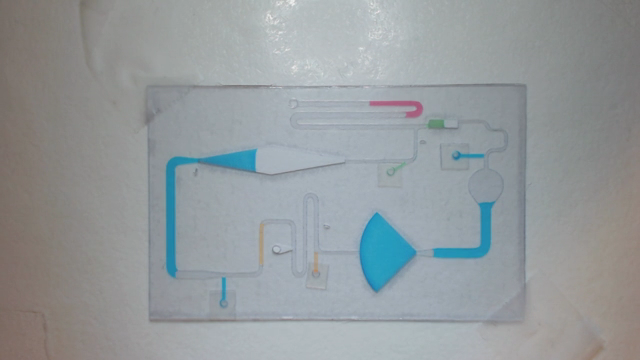
#> input picture frame 17 of test/test.mp4, 640 x 360 px, given in place of video2.mp4, which was not available
$ python try_tk_canvas_rectangle.py
#> lines starting #> are read from the running program, lines starting #| are printed output that depends on the picture; pictures that were not available may be replaced by others from this repository, and a replacement may not be noted
#> further down, frame is the input picture: shape (360, 640, 3); mean B, G, R 156.4, 154, 148.2
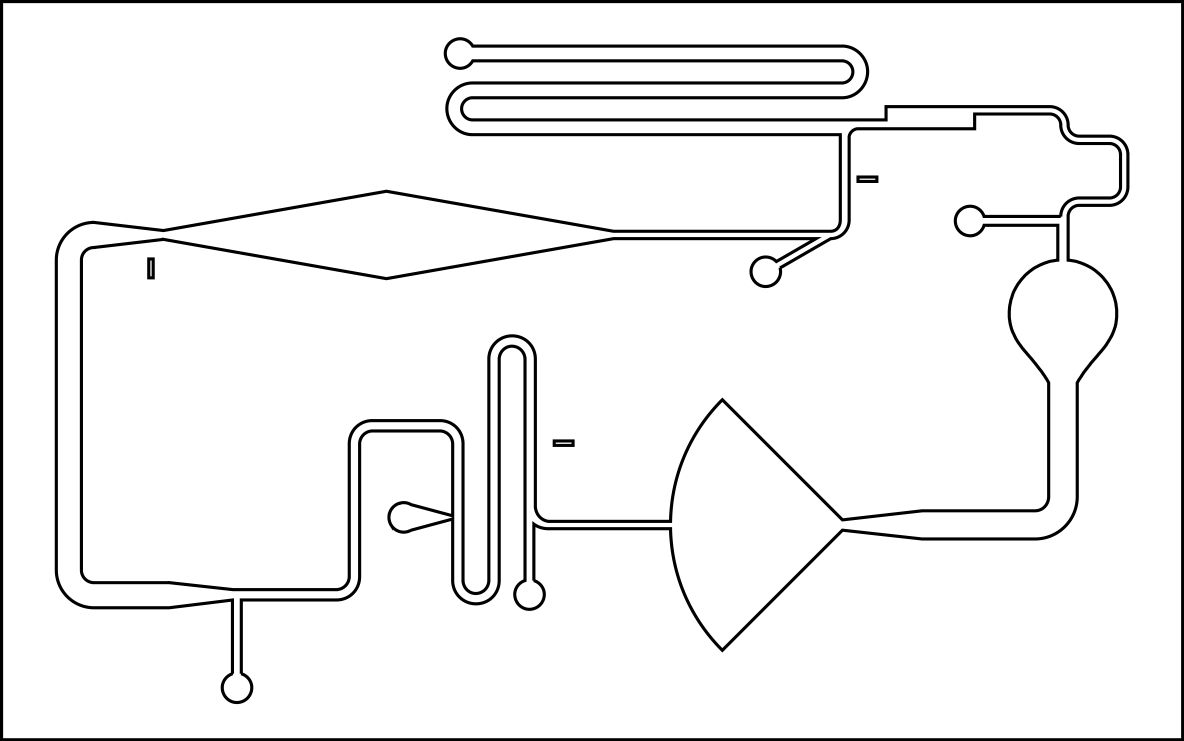
#> input picture overlay/overlay.png, 1184 x 741 px, found by its file name
#> further down, overlay is the input picture: shape (741, 1184, 3); min 0, max 255, mean 241.4
import tkinter as tk
import tkinter.ttk as ttk
from collections import namedtuple
from itertools import combinations
from PIL import Image, ImageTk
import numpy as np
import cv2
import os

__coo__ = namedtuple('Coordinate', 'x y')
__ratio__ = 0.4

class ReshapeSelection:
    def __init__(self, canvas, transform):
        self.canvas = canvas
        self.transform = transform

        self.canvas.bind("<Button-1>", self.press)
        self.canvas.bind("<ButtonRelease-1>", self.release)
        self.canvas.master.bind("<Control-z>", self.undo)

        self.initialized = False
        self.has_rectangle = False

        self.lines = []

    # [49 lines left out: functions undo, press, release, update, redraw, not called in this run]

class Corner:
    __side__ = 35
    handle = None
    alpha = 0.05

    # [43 lines left out: functions __init__, press, drag, release, not called in this run]

    def delete(self):
        self.canvas.delete(self.id)

    def enter(self, event):
        self.canvas.configure(cursor = 'hand2')

    def leave(self, event):
        if not self.dragging:
            self.canvas.configure(cursor = 'left_ptr')

class ImageDisplay:
    __ratio__ = __ratio__
    def __init__(self, window, image: np.ndarray, overlay: np.ndarray):
        self.window = window # todo: some of this should actually be in an 'app' or 'window' object
        self.shape = image.shape
#> self.shape = (360, 640, 3)
        self.canvas = tk.Canvas(
            self.window,
            width = int(self.shape[1]*self.__ratio__) + 500,
            height = int(self.shape[0]*self.__ratio__)
        )
        self.canvas.pack()
        self.scaled_shape = (int(self.shape[1]*self.__ratio__), int(self.shape[0]*self.__ratio__))
#> self.scaled_shape = (256, 144)

        self.image = image
        height, width, channels = image.shape
#> height = 360; width = 640; channels = 3
        img = cv2.cvtColor(image, cv2.COLOR_BGR2RGB)
        img = Image.fromarray(img)
        img.thumbnail((int(width * self.__ratio__), int(height * self.__ratio__)))
#> img: PIL image 256x144 RGB
        img = ImageTk.PhotoImage(image=img)
        self.canvas.create_image(0, 0, image=img, anchor=tk.NW) # todo: image disappears for some reason?

        self.transform = TransformOverlay(self.canvas, self.image, overlay, self.scaled_shape)
        self.selection = ReshapeSelection(self.canvas, self.transform)

        self.canvas.mainloop()

class TransformImage:
    def __init(self, window):
        self.window = window

class TransformOverlay:
    coordinates = np.float32([[200,200],[300,200],[200,300],[300,300]]) # todo: this should be ~ the shape of the overlay
    __ratio__ =__ratio__
    alpha = 0.1

    def __init__(self, canvas, image, overlay_img, co):
#> called with co = (256, 144)
        self.overlay = overlay_img
        self.original = image
        self.image = None
        self.canvas = canvas

        shape = self.overlay.shape
#> shape = (741, 1184, 3)

        self.co = co
#> self.co = (256, 144)
        self.height = co[1]
#> self.height = 144
        self.width = int(shape[0] * co[1] / shape[1])
#> self.width = 90

        self.to_coordinates = np.array( # selection rectangle: bottom left to top right
            [
                [0, shape[0]], [0, 0], [shape[1], 0], [shape[1], shape[0]]
            ]
        )

        self.show_overlay()

    # [15 lines left out: function update, not called in this run]

    def show_overlay(self):
        img = cv2.cvtColor(self.overlay, cv2.COLOR_BGR2RGB)
        img = Image.fromarray(img)
        height, width, channels = self.overlay.shape
        img.thumbnail((int(width * self.__ratio__), int(height * self.__ratio__)))
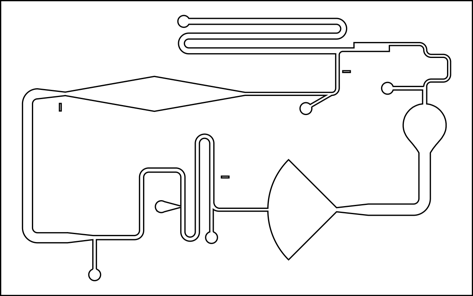
#> img: PIL image 473x296 RGB; min 0, max 255, mean 241


window = tk.Tk()

cap = cv2.VideoCapture(os.path.join(os.getcwd(), "video2.mp4"))

frameN = cap.get(cv2.CAP_PROP_FRAME_COUNT)

cap.set(cv2.CAP_PROP_POS_FRAMES, int(frameN/4))
ret, frame = cap.read()

overlay = cv2.imread(os.path.join(os.getcwd(), "overlay/overlay.png"))

rect = ImageDisplay(window, frame, overlay)
# window.mainloop()

$ run again, starting later in the video
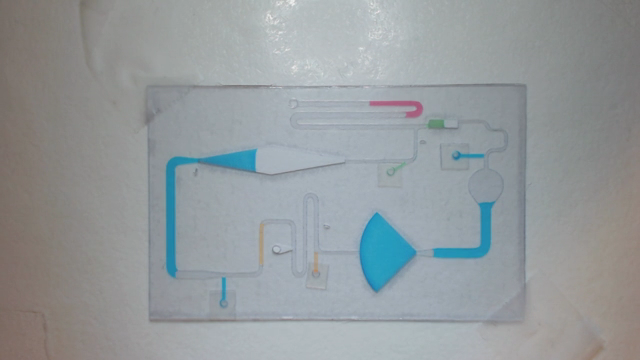
#> input picture frame 17 of test/test.mp4, 640 x 360 px, given in place of video2.mp4, which was not available
#> frame is the input picture: shape (360, 640, 3); mean B, G, R 156.4, 154, 148.2
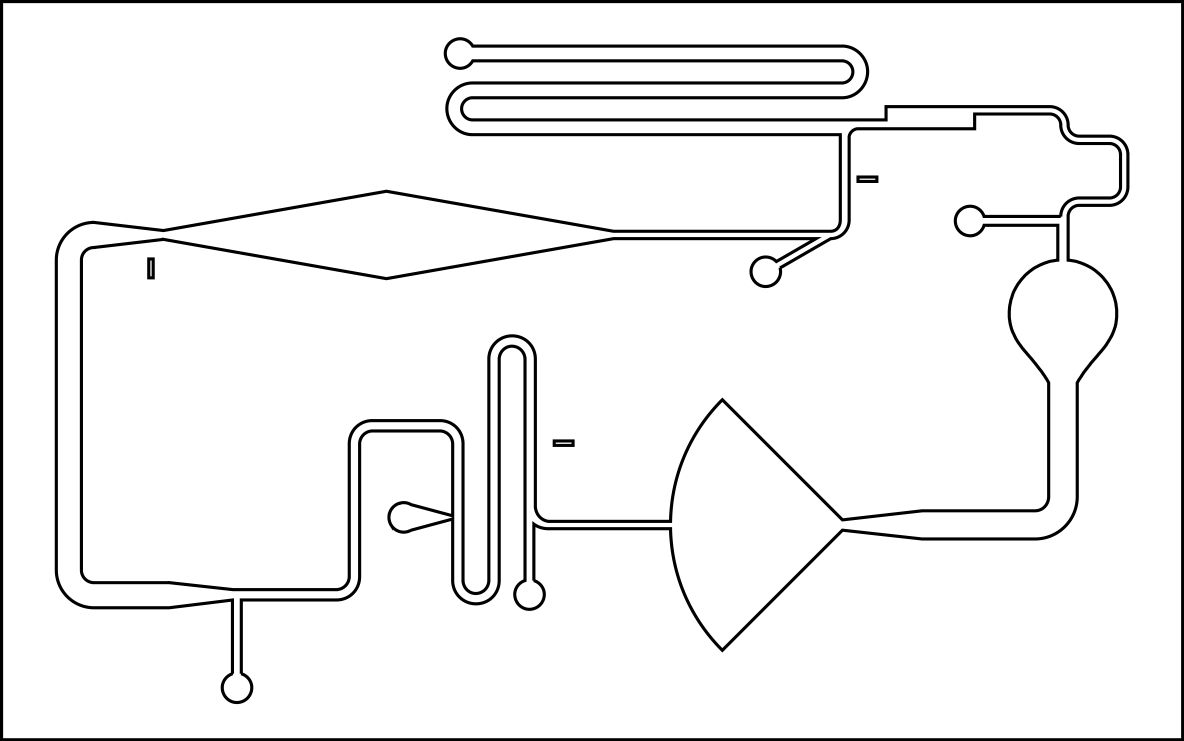
#> input picture overlay/overlay.png, 1184 x 741 px, found by its file name
#> overlay is the input picture: shape (741, 1184, 3); min 0, max 255, mean 241.4

$ run again, starting later in the video
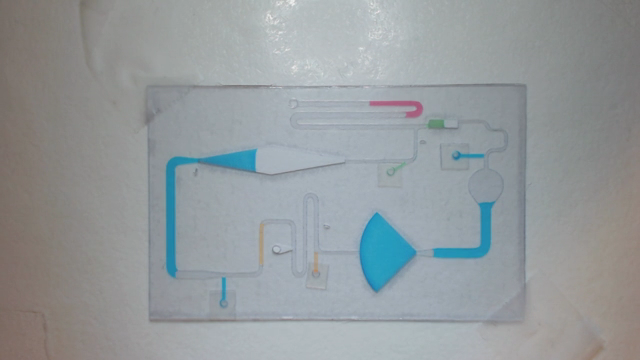
#> input picture frame 17 of test/test.mp4, 640 x 360 px, given in place of video2.mp4, which was not available
#> frame is the input picture: shape (360, 640, 3); mean B, G, R 156.4, 154, 148.2
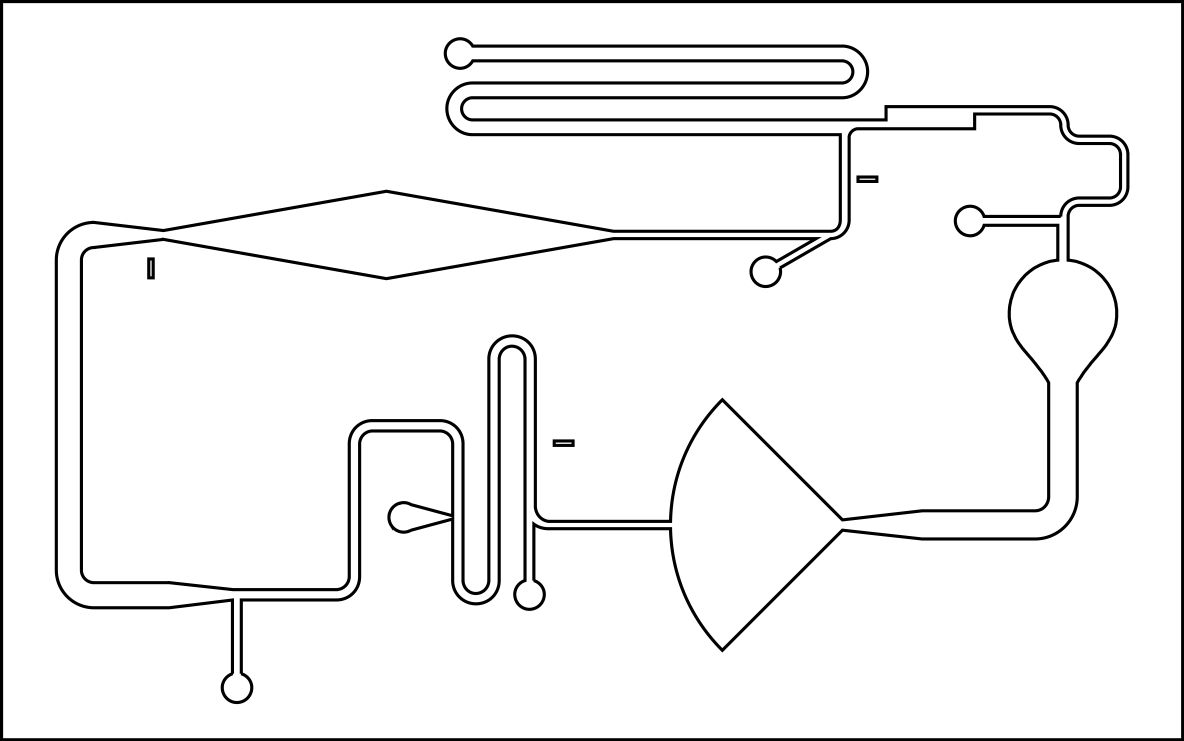
#> input picture overlay/overlay.png, 1184 x 741 px, found by its file name
#> overlay is the input picture: shape (741, 1184, 3); min 0, max 255, mean 241.4
